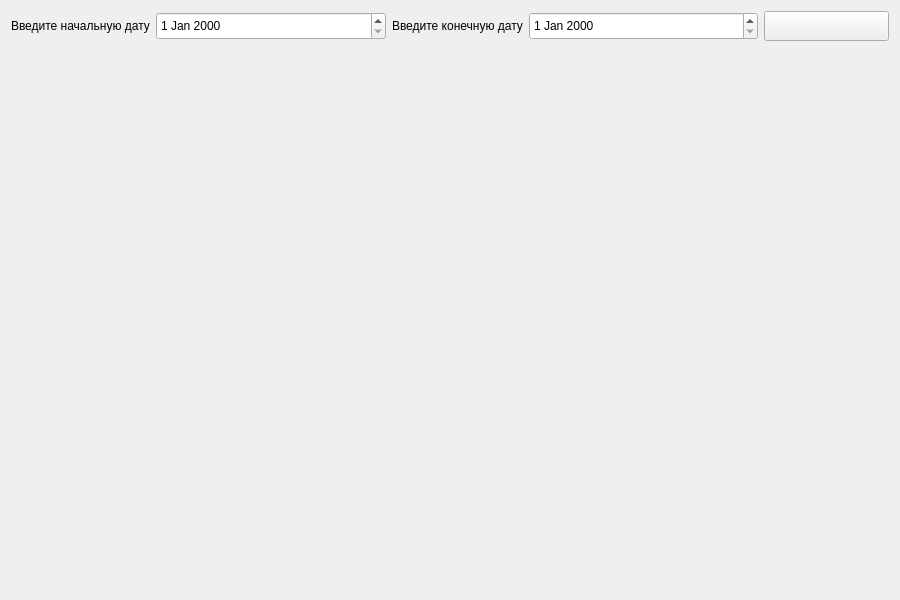
<?xml version="1.0" encoding="UTF-8"?>
<ui version="4.0">
 <class>Statistic</class>
 <widget class="QWidget" name="Statistic">
  <property name="geometry">
   <rect>
    <x>0</x>
    <y>0</y>
    <width>900</width>
    <height>600</height>
   </rect>
  </property>
  <property name="windowTitle">
   <string>Form</string>
  </property>
  <property name="toolTip">
   <string/>
  </property>
  <layout class="QVBoxLayout" name="verticalLayout" stretch="0,1">
   <item>
    <layout class="QHBoxLayout" name="horizontalLayout_2" stretch="6,1">
     <item>
      <layout class="QHBoxLayout" name="horizontalLayout" stretch="0,1,0,1">
       <item>
        <widget class="QLabel" name="labelStart">
         <property name="text">
          <string>Введите начальную дату</string>
         </property>
         <property name="alignment">
          <set>Qt::AlignmentFlag::AlignLeading|Qt::AlignmentFlag::AlignLeft|Qt::AlignmentFlag::AlignVCenter</set>
         </property>
        </widget>
       </item>
       <item>
        <widget class="QDateEdit" name="dateEditStart">
         <property name="minimumSize">
          <size>
           <width>100</width>
           <height>28</height>
          </size>
         </property>
        </widget>
       </item>
       <item>
        <widget class="QLabel" name="labelEnd">
         <property name="text">
          <string>Введите конечную дату</string>
         </property>
         <property name="alignment">
          <set>Qt::AlignmentFlag::AlignLeading|Qt::AlignmentFlag::AlignLeft|Qt::AlignmentFlag::AlignVCenter</set>
         </property>
        </widget>
       </item>
       <item>
        <widget class="QDateEdit" name="dateEditEnd">
         <property name="minimumSize">
          <size>
           <width>100</width>
           <height>28</height>
          </size>
         </property>
        </widget>
       </item>
      </layout>
     </item>
     <item>
      <widget class="QPushButton" name="pushButtonToCalendar">
       <property name="minimumSize">
        <size>
         <width>100</width>
         <height>30</height>
        </size>
       </property>
       <property name="toolTip">
        <string>Вернуться в календарь</string>
       </property>
       <property name="text">
        <string/>
       </property>
       <property name="icon">
        <iconset theme="QIcon::ThemeIcon::GoPrevious"/>
       </property>
       <property name="iconSize">
        <size>
         <width>12</width>
         <height>12</height>
        </size>
       </property>
      </widget>
     </item>
    </layout>
   </item>
   <item>
    <widget class="QCustomPlot" name="widget" native="true">
     <property name="minimumSize">
      <size>
       <width>0</width>
       <height>0</height>
      </size>
     </property>
    </widget>
   </item>
  </layout>
 </widget>
 <customwidgets>
  <customwidget>
   <class>QCustomPlot</class>
   <extends>QWidget</extends>
   <header>qcustomplot.h</header>
   <container>1</container>
  </customwidget>
 </customwidgets>
 <resources/>
 <connections/>
</ui>
